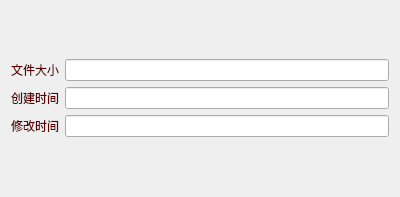
<?xml version="1.0" encoding="UTF-8"?>
<ui version="4.0">
 <class>info</class>
 <widget class="QDialog" name="info">
  <property name="geometry">
   <rect>
    <x>0</x>
    <y>0</y>
    <width>400</width>
    <height>197</height>
   </rect>
  </property>
  <property name="windowTitle">
   <string>Dialog</string>
  </property>
  <layout class="QVBoxLayout" name="verticalLayout_2">
   <item>
    <layout class="QVBoxLayout" name="verticalLayout">
     <item>
      <layout class="QHBoxLayout" name="horizontalLayout">
       <item>
        <widget class="QLabel" name="label">
         <property name="styleSheet">
          <string notr="true">color: rgb(93, 0, 0);
font: 25 italic 14pt &quot;Bookman Old Style&quot;;</string>
         </property>
         <property name="text">
          <string>文件大小</string>
         </property>
        </widget>
       </item>
       <item>
        <widget class="QLineEdit" name="lineEdit">
         <property name="styleSheet">
          <string notr="true">color: rgb(93, 0, 0);
font: 25 italic 14pt &quot;Bookman Old Style&quot;;</string>
         </property>
        </widget>
       </item>
      </layout>
     </item>
     <item>
      <layout class="QHBoxLayout" name="horizontalLayout_2">
       <item>
        <widget class="QLabel" name="label_2">
         <property name="styleSheet">
          <string notr="true">color: rgb(93, 0, 0);
font: 25 italic 14pt &quot;Bookman Old Style&quot;;</string>
         </property>
         <property name="text">
          <string>创建时间</string>
         </property>
        </widget>
       </item>
       <item>
        <widget class="QLineEdit" name="lineEdit_2">
         <property name="styleSheet">
          <string notr="true">color: rgb(93, 0, 0);
font: 25 italic 14pt &quot;Bookman Old Style&quot;;</string>
         </property>
        </widget>
       </item>
      </layout>
     </item>
     <item>
      <layout class="QHBoxLayout" name="horizontalLayout_3">
       <item>
        <widget class="QLabel" name="label_3">
         <property name="styleSheet">
          <string notr="true">color: rgb(93, 0, 0);
font: 25 italic 14pt &quot;Bookman Old Style&quot;;</string>
         </property>
         <property name="text">
          <string>修改时间</string>
         </property>
        </widget>
       </item>
       <item>
        <widget class="QLineEdit" name="lineEdit_3">
         <property name="styleSheet">
          <string notr="true">color: rgb(93, 0, 0);
font: 25 italic 14pt &quot;Bookman Old Style&quot;;</string>
         </property>
        </widget>
       </item>
      </layout>
     </item>
    </layout>
   </item>
  </layout>
 </widget>
 <resources/>
 <connections/>
</ui>
